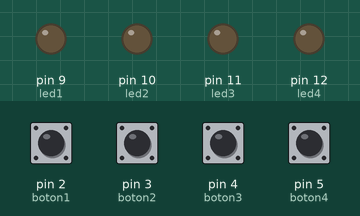
Recording of a sketch running on a simulated Arduino Uno, built with avr-gcc and run on an emulated ATmega328P. On the bench: output pins drawn as LEDs (lit = HIGH). The test bench sets the inputs (shaded band); at power-on: pin 2 (boton1), pin 3 (boton2), pin 4 (boton3), pin 5 (boton4) LOW.

Above: at 1.2 s.
1.3 s: pin 2 (boton1) pulled HIGH for 0.15 s
At 1.37 s:
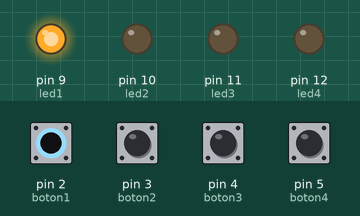
2.9 s: pin 3 (boton2) pulled HIGH for 0.15 s
At 2.97 s:
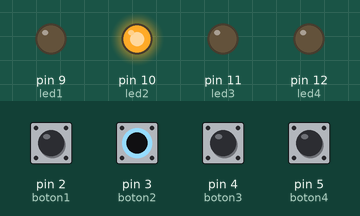
4.5 s: pin 4 (boton3) pulled HIGH for 0.15 s
At 4.57 s:
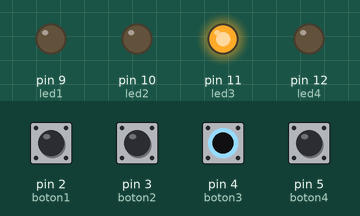
6.1 s: pin 5 (boton4) pulled HIGH for 0.15 s
At 6.17 s:
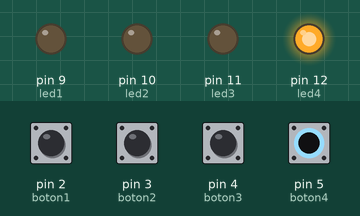
7.7 s: pin 2 (boton1) driven HIGH and pin 3 (boton2) driven HIGH
At 8.2 s:
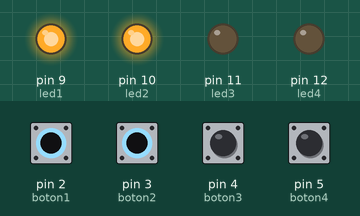
9.2 s: pin 4 (boton3) pulled HIGH for 1 s
At 10.0 s:
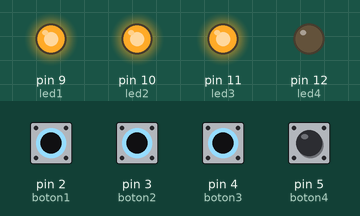
Timing chart, 0 to 12.2 s (numbered marks = the images above; inputs shaded):
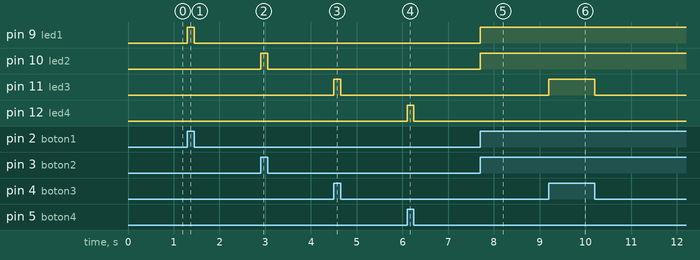

Measured:
- after the input at 1.3 s, pin 9 (led1): LOW → HIGH at once, → LOW 0.15 s later
- after the input at 2.9 s, pin 10 (led2): LOW → HIGH at once, → LOW 0.15 s later
- after the input at 4.5 s, pin 11 (led3): LOW → HIGH at once, → LOW 0.15 s later
- after the input at 6.1 s, pin 12 (led4): LOW → HIGH at once, → LOW 0.15 s later
- after the input at 7.7 s, pin 9 (led1), pin 10 (led2): LOW → HIGH at once
- after the input at 9.2 s, pin 11 (led3): LOW → HIGH at once, → LOW 1.0 s later

The sketch:

simon002.ino
```cpp
int boton1 = 2;
int boton2 = 3;
int boton3 = 4;
int boton4 = 5;

int led1 = 9;
int led2 = 10;
int led3 = 11;
int led4 = 12;
void setup(){
    pinMode(boton1, INPUT);
    pinMode(boton2, INPUT);
    pinMode(boton3, INPUT);
    pinMode(boton4, INPUT);
    pinMode(led1, OUTPUT);
    pinMode(led2, OUTPUT);
    pinMode(led3, OUTPUT);
    pinMode(led4, OUTPUT);
}

void loop(){
     digitalWrite(led1, digitalRead(boton1));
     digitalWrite(led2, digitalRead(boton2));
     digitalWrite(led3, digitalRead(boton3));
     digitalWrite(led4, digitalRead(boton4));
}
```
